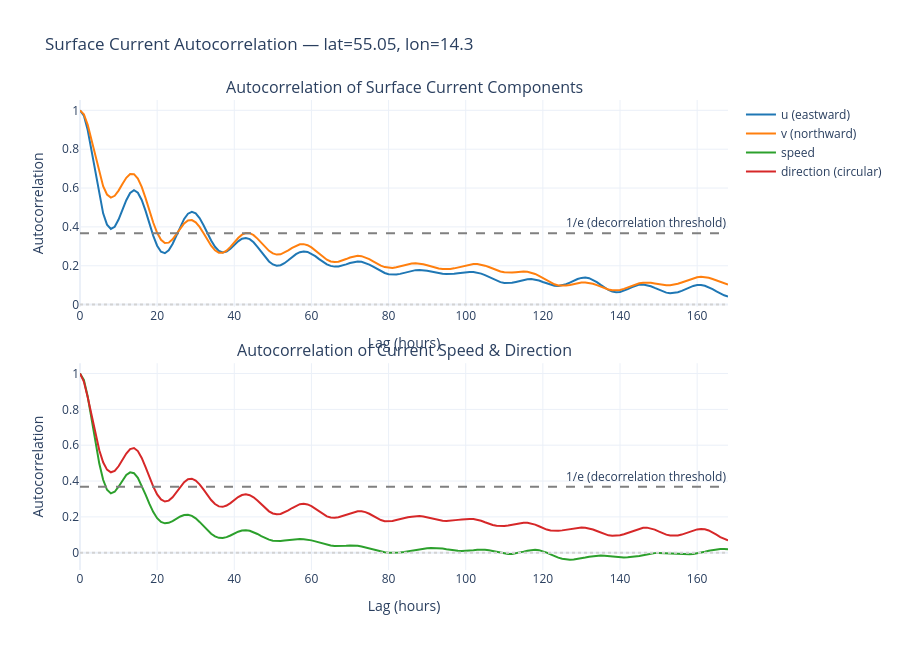

This figure's notebook cell:
### Code cell
# ── Plot the correlogram ────────────────────────────────────────────────────
from plotly.subplots import make_subplots
fig = make_subplots(
    rows=2, cols=1,
    subplot_titles=(
        "Autocorrelation of Surface Current Components",
        "Autocorrelation of Current Speed & Direction",
    ),
    vertical_spacing=0.12,
)

fig.add_trace(go.Scatter(x=lags, y=acf_u, name="u (eastward)", line=dict(color="#1f77b4")), row=1, col=1)
fig.add_trace(go.Scatter(x=lags, y=acf_v, name="v (northward)", line=dict(color="#ff7f0e")), row=1, col=1)
fig.add_trace(go.Scatter(x=lags, y=acf_speed, name="speed", line=dict(color="#2ca02c")), row=2, col=1)
fig.add_trace(go.Scatter(x=lags, y=acf_dir, name="direction (circular)", line=dict(color="#d62728")), row=2, col=1)

# Reference lines
for row in [1, 2]:
    fig.add_hline(y=1/np.e, line_dash="dash", line_color="grey",
                  annotation_text="1/e (decorrelation threshold)",
                  annotation_position="top right", row=row, col=1)
    fig.add_hline(y=0, line_dash="dot", line_color="lightgrey", row=row, col=1)

fig.update_xaxes(title_text="Lag (hours)", row=2, col=1)
fig.update_xaxes(title_text="Lag (hours)", row=1, col=1)
fig.update_yaxes(title_text="Autocorrelation", row=1, col=1)
fig.update_yaxes(title_text="Autocorrelation", row=2, col=1)

fig.update_layout(
    height=650,
    template="plotly_white",
    title_text=f"Surface Current Autocorrelation — lat={LAT}, lon={LON}",
    showlegend=True,
)
fig.show()

### Figure 1 — Plotly figure (JSON) as saved in the notebook; plotly's stock layout.template omitted (floating-point values rounded to 4 significant figures; data arrays with more than 128 entries replaced by an {"elided": "..."} marker saying what was removed)
{"data": [{"line": {"color": "#1f77b4"}, "name": "u (eastward)", "x": {"elided": "169 int values"}, "y": {"elided": "169 float values"}, "type": "scatter", "xaxis": "x", "yaxis": "y"}, {"line": {"color": "#ff7f0e"}, "name": "v (northward)", "x": {"elided": "169 int values"}, "y": {"elided": "169 float values"}, "type": "scatter", "xaxis": "x", "yaxis": "y"}, {"line": {"color": "#2ca02c"}, "name": "speed", "x": {"elided": "169 int values"}, "y": {"elided": "169 float values"}, "type": "scatter", "xaxis": "x2", "yaxis": "y2"}, {"line": {"color": "#d62728"}, "name": "direction (circular)", "x": {"elided": "169 int values"}, "y": {"elided": "169 float values"}, "type": "scatter", "xaxis": "x2", "yaxis": "y2"}], "layout": {"xaxis": {"anchor": "y", "domain": [0.0, 1.0], "title": {"text": "Lag (hours)"}}, "yaxis": {"anchor": "x", "domain": [0.56, 1.0], "title": {"text": "Autocorrelation"}}, "xaxis2": {"anchor": "y2", "domain": [0.0, 1.0], "title": {"text": "Lag (hours)"}}, "yaxis2": {"anchor": "x2", "domain": [0.0, 0.44], "title": {"text": "Autocorrelation"}}, "annotations": [{"font": {"size": 16}, "showarrow": false, "text": "Autocorrelation of Surface Current Components", "x": 0.5, "xanchor": "center", "xref": "paper", "y": 1.0, "yanchor": "bottom", "yref": "paper"}, {"font": {"size": 16}, "showarrow": false, "text": "Autocorrelation of Current Speed & Direction", "x": 0.5, "xanchor": "center", "xref": "paper", "y": 0.44, "yanchor": "bottom", "yref": "paper"}, {"showarrow": false, "text": "1/e (decorrelation threshold)", "x": 1, "xanchor": "right", "xref": "x domain", "y": 0.3679, "yanchor": "bottom", "yref": "y"}, {"showarrow": false, "text": "1/e (decorrelation threshold)", "x": 1, "xanchor": "right", "xref": "x2 domain", "y": 0.3679, "yanchor": "bottom", "yref": "y2"}], "shapes": [{"line": {"color": "grey", "dash": "dash"}, "type": "line", "x0": 0, "x1": 1, "xref": "x domain", "y0": 0.3679, "y1": 0.3679, "yref": "y"}, {"line": {"color": "lightgrey", "dash": "dot"}, "type": "line", "x0": 0, "x1": 1, "xref": "x domain", "y0": 0, "y1": 0, "yref": "y"}, {"line": {"color": "grey", "dash": "dash"}, "type": "line", "x0": 0, "x1": 1, "xref": "x2 domain", "y0": 0.3679, "y1": 0.3679, "yref": "y2"}, {"line": {"color": "lightgrey", "dash": "dot"}, "type": "line", "x0": 0, "x1": 1, "xref": "x2 domain", "y0": 0, "y1": 0, "yref": "y2"}], "title": {"text": "Surface Current Autocorrelation — lat=55.05, lon=14.3"}, "height": 650, "showlegend": true}}
